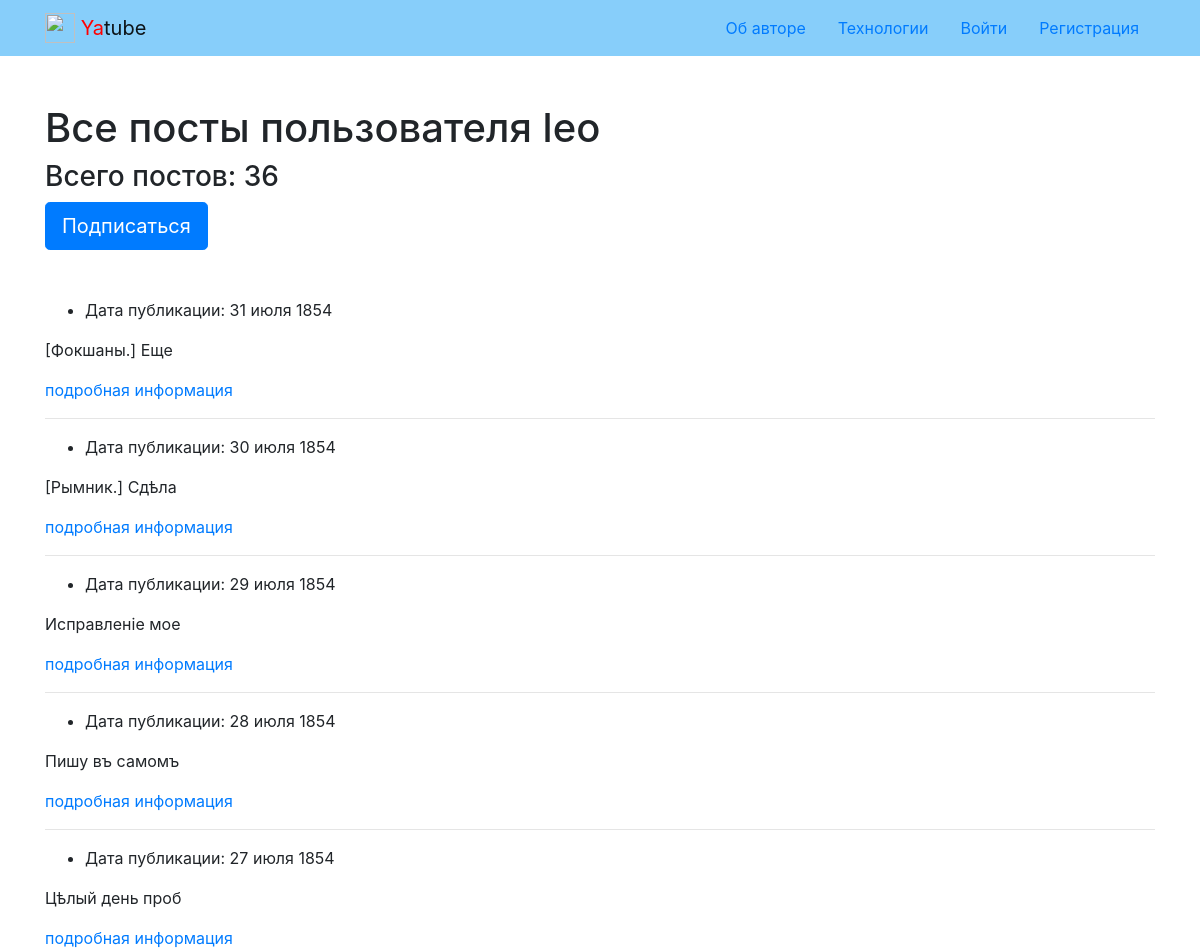
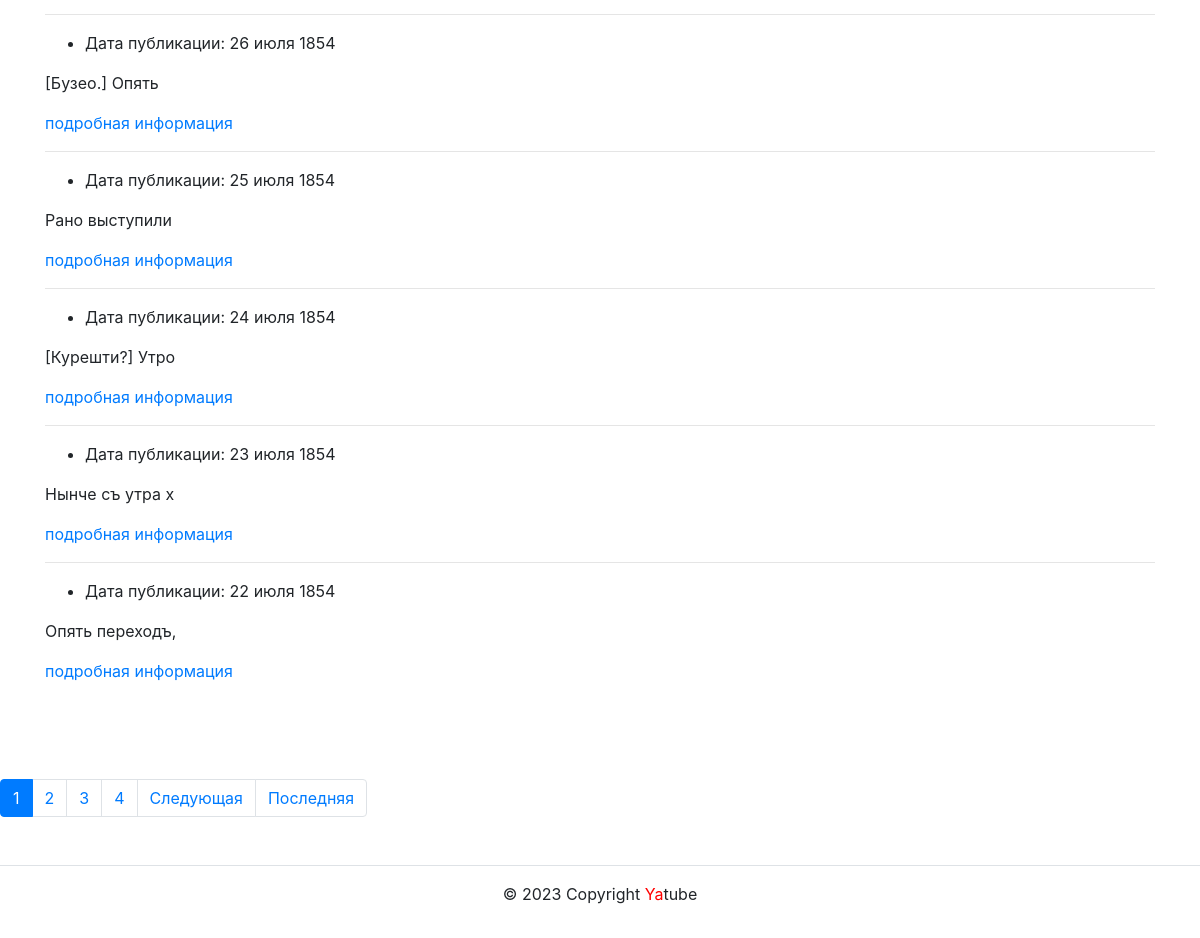
The page /profile/leo/ on the database its author committed (2 pictures, top to bottom).
### posts/models.py (models this page shows)
class Post(models.Model):
    text = models.TextField(
        verbose_name='Текст поста'
    )
    pub_date = models.DateTimeField(
        auto_now_add=True,
        verbose_name='Дата публикации',
        help_text='Дата публикации',
    )
    author = models.ForeignKey(
        User,
        on_delete=models.CASCADE,
        related_name='posts',
        verbose_name='Автор поста',
        help_text='Автор поста',
    )
    group = models.ForeignKey(
        Group,
        on_delete=models.SET_NULL,
        blank=True,
        null=True,
        related_name='posts',
        verbose_name='Группа поста',
        help_text='Группа поста',
    )
    image = models.ImageField(
        'Картинка',
        upload_to='posts/',
        blank=True,
    )
    class Meta:
        ordering = ('-pub_date',)
        verbose_name = 'Пост'
    def __str__(self):
        return self.text[:15]

### posts/views.py (the view)
# urls.py: path('profile/<str:username>/', views.profile, name='profile'),
def profile(request, username):
    user = get_object_or_404(User, username=username)
    author_posts = user.posts.all()
    paginator = Paginator(author_posts, NUMBER_OF_PAGES)
    page_number = request.GET.get('page')
    page_obj = paginator.get_page(page_number)
    following = request.user.is_authenticated and Follow.objects.filter(
        user=request.user, author=user
    ).exists()
    context = {
        'author': user,
        'page_obj': page_obj,
        'author_posts': author_posts,
        'following': following,
    }
    return render(request, 'posts/profile.html', context)

### core/context_processors/year.py (called while the page is built)
def year(request):
    return {
        'year': dt.datetime.now().year,
    }

### templates/posts/profile.html (shortened to what this page needs)
{% extends 'base.html' %}
{% load thumbnail %}
    {% block content %}
      <div class="container py-5">
        <div class="mb-5">
          <h1>Все посты пользователя {{ author.username }} </h1>
          <h3>Всего постов: {{ author_posts.count }}</h3>
          {% if following %}
            <a class="btn btn-lg btn-light"
              href="{% url 'posts:profile_unfollow' author.username %}" role="button">
              Отписаться
            </a>
          {% else %}
            <a class="btn btn-lg btn-primary"
              href="{% url 'posts:profile_follow' author.username %}" role="button">
              Подписаться
            </a>
          {% endif %}
        </div>
        {% for author_post in page_obj %}
        <article>
          <ul>
            <li>
              Дата публикации: {{ author_post.pub_date|date:"d E Y" }}
            </li>
          </ul>
          <p>
            {{ author_post }}
          </p>
          <a href="{% url 'posts:post_detail' author_post.pk %}">подробная информация </a>
        </article>
        {% if not forloop.last %}<hr>{% endif %}
        {% endfor %}
      </div>
      {% include 'posts/includes/paginator.html' %}
    {% endblock %}

### rows shown on the page
Post: pub_date "31 июля 1854", text "[Фокшаны.] Еще"
Post: pub_date "30 июля 1854", text "[Рымник.] Сдѣла"
Post: pub_date "29 июля 1854", text "Исправленіе мое"
Post: pub_date "28 июля 1854", text "Пишу въ самомъ"
Post: pub_date "27 июля 1854", text "Цѣлый день проб"
Post: pub_date "26 июля 1854", text "[Бузео.] Опять"
Post: pub_date "25 июля 1854", text "Рано выступили"
Post: pub_date "24 июля 1854", text "[Курешти?] Утро"
Post: pub_date "23 июля 1854", text "Нынче съ утра х"
Post: pub_date "22 июля 1854", text "Опять переходъ,"

### other values the page prints
{{ author.username }} "leo"
{{ author_posts.count }} "36"
{{ i }} "1"
{{ i }} "2" "3" "4"
